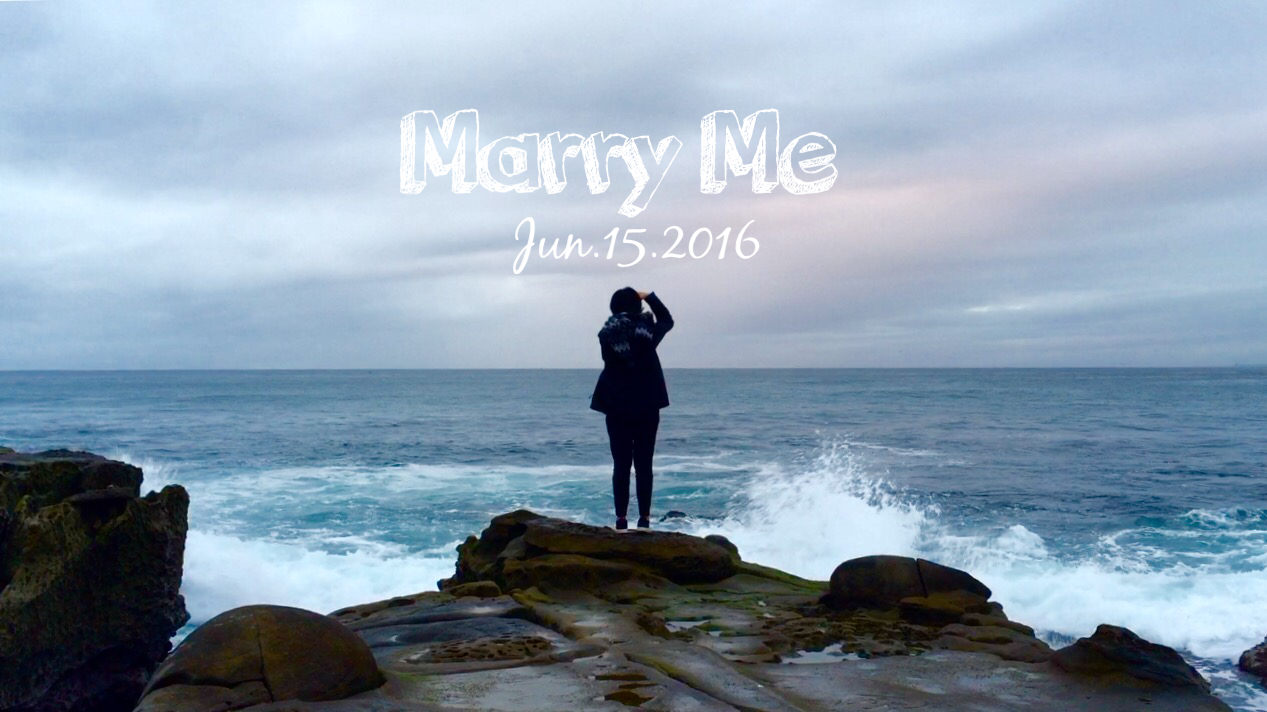
#> input picture a.png, 1267 x 712 px
$ python ImageOperate.py
#> lines starting #> are read from the running program, lines starting #| are printed output that depends on the picture; after the words box and inside, x2 and y2 are one past the last pixel; in counts of white or black regions, pixels touching at a corner belong together
import cv2
import numpy as np

img = cv2.imread('a.png', cv2.IMREAD_COLOR)
#> img is the input picture: shape (712, 1267, 3); mean B, G, R 173, 156.2, 137.9

px = img[55,55]
#> px = [238, 214, 186]

img[55,55] = [255,255,255]
#> img: shape (712, 1267, 3); under 0.01% of pixels changed, all inside (x1, y1, x2, y2) = (55, 55, 56, 56)

img [100:150,22:144] = [255,255,255]
roi = img [100:150,22:144]
#> roi: shape (50, 122, 3); every value is 255
img [0:50, 0:122] = roi
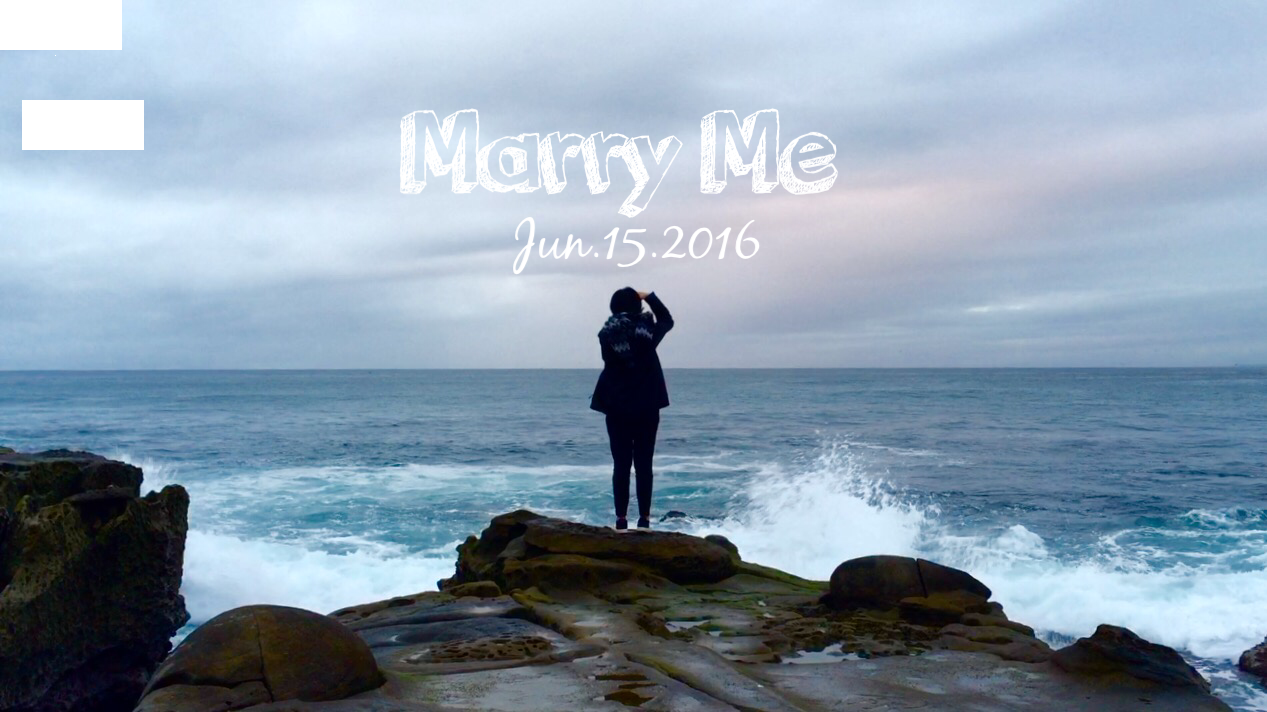
#> img: shape (712, 1267, 3); mean B, G, R 173.3, 156.8, 138.9

cv2.imshow('imageChanged', img)
cv2.waitKey(0)
cv2.destroyAllWindows()
